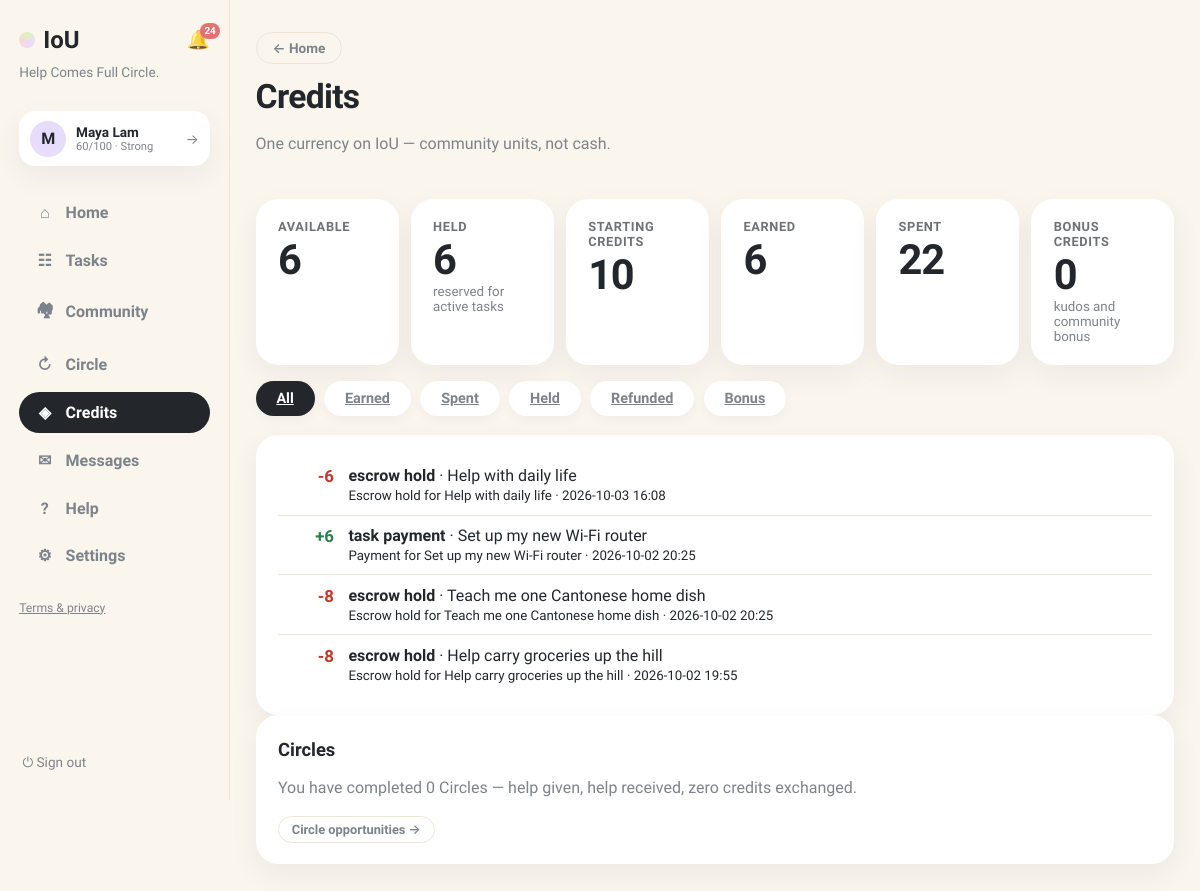
The app's page /history (signed in), older data.
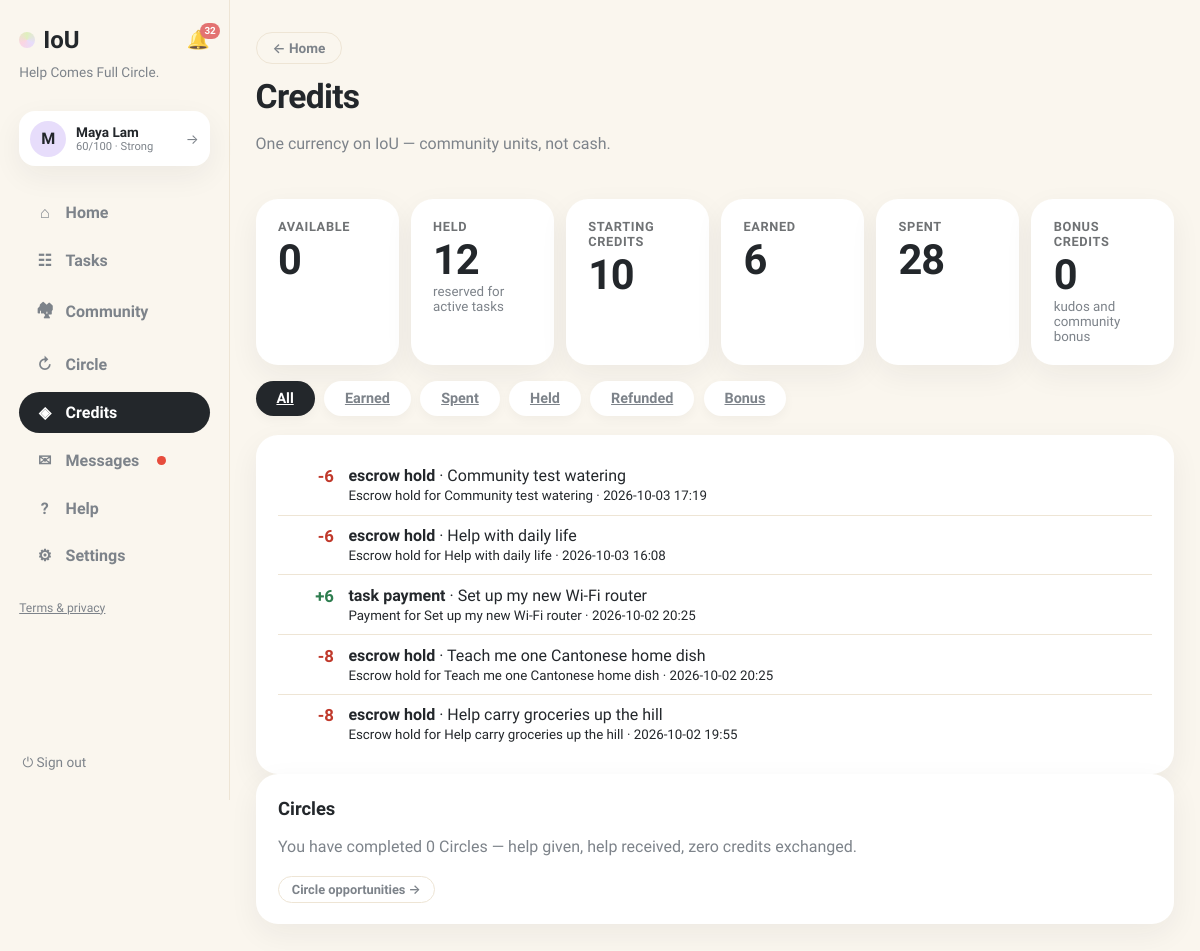
The same page, newer data.
### tables this page shows
CREATE TABLE ledger (
                id INTEGER PRIMARY KEY, user_id INTEGER NOT NULL, request_id INTEGER,
                kind TEXT NOT NULL, amount INTEGER NOT NULL, description TEXT NOT NULL,
                created_at TEXT NOT NULL, FOREIGN KEY(user_id) REFERENCES users(id),
                FOREIGN KEY(request_id) REFERENCES requests(id)
            );

CREATE TABLE requests (
                id INTEGER PRIMARY KEY, title TEXT NOT NULL, description TEXT NOT NULL,
                category TEXT NOT NULL, requester_id INTEGER NOT NULL,
                status TEXT NOT NULL DEFAULT 'open', provider_id INTEGER,
                requester_value INTEGER, requester_buffer INTEGER,
                provider_value INTEGER, provider_buffer INTEGER,
                agreed_value INTEGER, negotiation_deadline TEXT,
                effort_minutes INTEGER, complexity INTEGER, quality_score INTEGER,
                completed_at TEXT,
                created_at TEXT NOT NULL, location TEXT, needed_by TEXT, urgency TEXT, meetup_date TEXT, meetup_time TEXT, meetup_location TEXT, preferred_time TEXT, completion_note TEXT, completion_evidence TEXT, confirm_requester INTEGER NOT NULL DEFAULT 0, confirm_provider INTEGER NOT NULL DEFAULT 0, started_at TEXT, provider_completed_at TEXT, requester_confirmed_at TEXT, release_at TEXT, proof_path TEXT, proof_status TEXT, dispute_eligible INTEGER NOT NULL DEFAULT 1, dispute_window_days INTEGER NOT NULL DEFAULT 3, settlement_value INTEGER, circle_id INTEGER, cancel_requested_by INTEGER, cancel_reason TEXT, cancel_compensation INTEGER NOT NULL DEFAULT 0, evidence_required INTEGER NOT NULL DEFAULT 1, duration_minutes INTEGER NOT NULL DEFAULT 0, community_id INTEGER, visibility TEXT NOT NULL DEFAULT 'public',
                FOREIGN KEY(requester_id) REFERENCES users(id),
                FOREIGN KEY(provider_id) REFERENCES users(id)
            );

### app.py (the view)
@app.get("/history", response_class=HTMLResponse)
def credit_history(request: Request, view: str = "all"):
    user = current_user(request)
    if not user:
        return RedirectResponse("/login", status_code=303)
    kinds = {
        "all": "", "earned": "AND l.amount > 0 AND l.kind IN ('task_payment','welcome_credit')",
        "spent": "AND l.amount < 0 AND l.kind NOT IN ('refund','cancellation_refund')",
        "held": "AND l.kind='escrow_hold'",
        "refunded": "AND l.kind IN ('refund','cancellation_refund')",
        "bonus": "AND l.kind IN ('kudos_bonus','community_test')",
    }
    clause = kinds.get(view, "")
    with db() as connection:
        sql = (
            """SELECT l.*, r.title FROM ledger l LEFT JOIN requests r ON r.id=l.request_id
               WHERE l.user_id=? %s ORDER BY l.created_at DESC""" % clause
        )
        ledger = connection.execute(sql, (user["id"],)).fetchall()
        summary = {
            "available": user["balance"],
            "held": user["held_balance"],
            "starting": 10,
            "earned": connection.execute(
                """SELECT COALESCE(SUM(l.amount),0) s FROM ledger l
                   WHERE l.user_id=? AND l.amount>0 AND l.kind IN ('task_payment','welcome_credit')""",
                (user["id"],)).fetchone()["s"],
            "spent": abs(connection.execute(
                """SELECT COALESCE(SUM(l.amount),0) s FROM ledger l
                   WHERE l.user_id=? AND l.amount<0
                     AND l.kind NOT IN ('refund','cancellation_refund')""",
                (user["id"],)).fetchone()["s"]),
            "bonus": connection.execute(
                """SELECT COALESCE(SUM(l.amount),0) s FROM ledger l
                   WHERE l.user_id=? AND l.kind IN ('kudos_bonus','community_test')""",
                (user["id"],)).fetchone()["s"],
            "circle": connection.execute(
                """SELECT COUNT(DISTINCT cp.id) c FROM chain_proposals cp
                   JOIN chain_members cm ON cm.proposal_id=cp.id
                   WHERE cm.user_id=? AND cp.status='completed'""", (user["id"],)).fetchone()["c"],
        }
    return render(request, "history.html", page="credits", ledger=ledger,
                  summary=summary, view=view, views=list(kinds))

### templates/history.html (shortened to what this page needs)
{% extends "base.html" %}
{% block content %}
<header class="page-head">
  <div>
    <a class="btn-ghost btn-back" href="/">← Home</a>
    <h1 style="margin-top:.8rem">Credits</h1>
    <p class="muted">One currency on IoU — community units, not cash.</p>
  </div>
</header>
<div class="credit-summary">
  <div class="card"><span class="stat-label">Available</span><span class="stat-big {% if summary.available < 0 %}neg{% endif %}">{{ summary.available }}</span></div>
  <div class="card"><span class="stat-label">Held</span><span class="stat-big">{{ summary.held }}</span><small class="muted">reserved for active tasks</small></div>
  <div class="card"><span class="stat-label">Starting credits</span><span class="stat-big">{{ summary.starting }}</span></div>
  <div class="card"><span class="stat-label">Earned</span><span class="stat-big">{{ summary.earned }}</span></div>
  <div class="card"><span class="stat-label">Spent</span><span class="stat-big">{{ summary.spent }}</span></div>
  <div class="card"><span class="stat-label">Bonus credits</span><span class="stat-big">{{ summary.bonus }}</span><small class="muted">kudos and community bonus</small></div>
</div>
<div class="board-tabs">
  {% for key in views %}
  <a class="btab {% if view == key %}active{% endif %}" href="/history?view={{ key }}">{{ key|capitalize }}</a>
  {% endfor %}
</div>
<div class="card">
  <ul class="ledger-list">
  {% for item in ledger %}
    <li><span class="ledger-amount {% if item.amount > 0 %}pos{% else %}neg{% endif %}">{{ '+' if item.amount > 0 else '' }}{{ item.amount }}</span><div><b>{{ item.kind.replace('_',' ') }}</b>{% if item.title %} · {{ item.title }}{% endif %}<br><small>{{ item.description }} · {{ item.created_at[:16]|replace('T',' ') }}</small></div></li>
  {% else %}<li class="empty">Nothing in this category yet.</li>{% endfor %}
  </ul>
</div>
<section class="card">
  <h2>Circles</h2>
  <p class="muted">You have completed {{ summary.circle }} Circle{{ 's' if summary.circle != 1 }} — help given, help received, zero credits exchanged.</p>
  <a class="btn-ghost btn-sm" href="/chain-invitations">Circle opportunities →</a>
</section>
{% endblock %}

### templates/base.html (shortened to what this page needs)
<!doctype html>
<html lang="en"><head><link rel="stylesheet" href="/static/style.css"></head>
<body class="app-body">
<nav class="sidebar">
  <div class="brand-row">
    <a class="brand" href="/"><span class="brand-dot"></span>IoU</a>
    {% if user %}
    <a class="bell {% if page == 'notifications' %}active{% endif %}" href="/notifications" title="Notifications">🔔{% if unread_notifs or unread_msgs %}<span class="bell-badge">{{ (unread_notifs or 0) + (unread_msgs or 0) }}</span>{% endif %}</a>
    {% endif %}
  </div>
  <p class="brand-tag">Help Comes Full Circle.</p>
  {% if user %}
  <a class="side-user" href="/profile" title="Your profile">
    <div class="avatar">{{ user.name[0] }}</div>
    {% set sc = user.reliability if user.reliability is not none else 60 %}
    {% set lab = 'Suspended' if sc <= 0 else ('Restricted' if sc < 30 else ('Limited' if sc < 60 else ('Strong' if sc < 80 else 'Excellent'))) %}
    <div class="sidebar-user-meta"><b>{{ user.name }}</b>
      <small>{{ sc }}/100 · {{ lab }}</small>
    </div>
    <span class="side-user-arrow">→</span>
  </a>
  <div class="nav-links">
    <a class="nav-link {% if page == 'home' %}active{% endif %}" href="/"><span class="nav-ico">⌂</span>Home</a>
    <a class="nav-link {% if page == 'browse' %}active{% endif %}" href="/browse"><span class="nav-ico">☷</span>Tasks</a>
    <a class="nav-link {% if page == 'community' %}active{% endif %}" href="/community"><span class="nav-ico">🏘</span>Community</a>
    <a class="nav-link {% if page == 'circle' %}active{% endif %}" href="/chain-invitations"><span class="nav-ico">↻</span>Circle{% if circle_pending %}<span class="unread-dot"></span>{% endif %}</a>
    <a class="nav-link {% if page == 'credits' %}active{% endif %}" href="/history"><span class="nav-ico">◈</span>Credits</a>
    <a class="nav-link {% if page == 'messages' %}active{% endif %}" href="/messages"><span class="nav-ico">✉</span>Messages{% if unread_msgs %}<span class="unread-dot"></span>{% endif %}</a>
    <a class="nav-link {% if page == 'help' %}active{% endif %}" href="/help"><span class="nav-ico">?</span>Help</a>
    <a class="nav-link {% if page == 'account' %}active{% endif %}" href="/account"><span class="nav-ico">⚙</span>Settings</a>
  </div>
  <p class="nav-footer"><a href="/legal">Terms &amp; privacy</a></p>
  <form method="post" action="/logout" class="side-logout"><button class="link-button" title="Sign out">⏻ Sign out</button></form>
  {% else %}
  <div class="nav-links">
    <a class="nav-link" href="/login"><span class="nav-ico">→</span>Sign in</a>
    <a class="nav-link" href="/register"><span class="nav-ico">＋</span>Create account</a>
  </div>
  <p class="nav-footer"><a href="/legal">Terms &amp; privacy</a></p>
  {% endif %}
</nav>
<main class="content {% block content_class %}{% endblock %}">{% block content %}{% endblock %}</main>
</body></html>

Row changes from the older to the newer data that the page shows:
added ledger: amount "-6", kind.replace "escrow hold", title "Community test watering", description "Escrow hold for Community test watering", created_at "2026-10-03 17:19"
Text that changed along with them:
{{ (unread_notifs or 0) + (unread_msgs or 0) }}: "24" → "32"
{{ summary.available }}: "6" → "0"
{{ summary.held }}: "6" → "12"
{{ summary.spent }}: "22" → "28"
